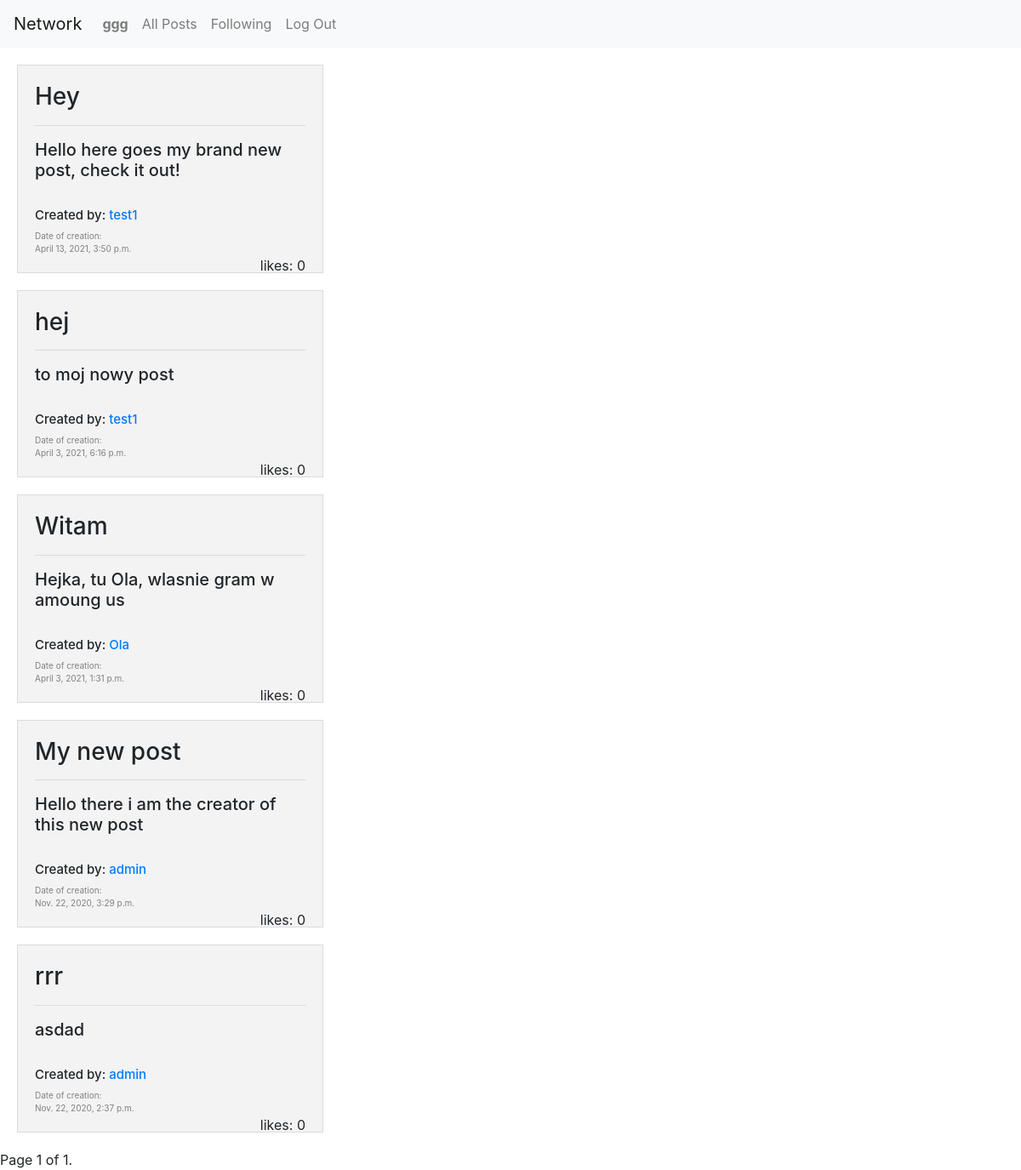
Screenshot of /following (signed in) with the database file from the repository.
### network/models.py (models this page shows, shortened)
class User(AbstractUser):
    def __str__(self):
        return self.username

class Post(models.Model):
    title = models.CharField(max_length=64)
    text = models.TextField()
    likes = models.IntegerField()
    creation_date = models.DateTimeField()
    author = models.ForeignKey(User, on_delete=models.CASCADE, blank=True, related_name="author")

### network/views.py (the view)
# urls.py: path("following", views.following, name="following"),
def following(request):
    user = request.user
    following = Profile.objects.get(user = user).following.all()
    posts = []
    for f in following:
        author = User.objects.get(id = f.id)
        posts += Post.objects.filter( author = author).order_by("-creation_date").all()
    posts.sort(key=lambda r: r.creation_date, reverse=True)
    paginator = Paginator(posts, 10)
    page_number = request.GET.get('page')
    page_obj = paginator.get_page(page_number)
    return render(request, 'network/following.html', {'page_obj': page_obj})

### network/templates/network/following.html (shortened to what this page needs)
{% extends "network/layout.html" %}
{% load static %}
{% block new_post %}
{% for post in page_obj %}
<div class="post">
    <h3>{{post.title}}</h3>
    <hr>
    <h5>{{post.text}}</h5>
    <br>
    <div class="get-user">
        <h5 style="font-size: 15px;">Created by: <a href="{% url 'user' %}">{{post.author}}</a></h5>
    </div>
    <div class="date">
        Date of creation: <br>
        {{post.creation_date}}
    </div>
    <div class="likes">
        likes: {{post.likes}}
    </div>
</div>
{% endfor %}
<div class="pagination">
    <span class="step-links">
        <span class="current">
            Page {{ page_obj.number }} of {{ page_obj.paginator.num_pages }}.
        </span>
    </span>
</div>
{% endblock %}

### network/templates/network/layout.html (shortened to what this page needs)
{% load static %}
<!DOCTYPE html>
<html lang="en">
    <head>
        <link rel="stylesheet" href="https://stackpath.bootstrapcdn.com/bootstrap/4.4.1/css/bootstrap.min.css">
        <link href="{% static 'network/styles.css' %}" rel="stylesheet">
    </head>
    <body>
        <nav class="navbar navbar-expand-lg navbar-light bg-light">
            <a class="navbar-brand" href="{% url 'index' %}">Network</a>
            <div>
              <ul class="navbar-nav mr-auto">
                {% if user.is_authenticated %}
                    <li class="nav-item">
                        <a class="nav-link" href="{% url 'user' %}"><strong>{{ user.username }}</strong></a>
                    </li>
                {% endif %}
                <li class="nav-item">
                  <a class="nav-link" href="{% url 'allPosts' %}">All Posts</a>
                </li>
                {% if user.is_authenticated %}
                    <li class="nav-item">
                        <a class="nav-link" href="{% url 'following' %}">Following</a>
                    </li>
                    <li class="nav-item">
                        <a class="nav-link" href="{% url 'logout' %}">Log Out</a>
                    </li>
                {% endif %}
              </ul>
            </div>
          </nav>
        <div class="new_post">
            {% block new_post %}
            {% endblock %}
        </div>
    </body>
</html>

### network/static/network/styles.css (style rules this page uses)
.post { height: 20%; width: 30%; background-color: #f3f3f3; border: 1px solid rgb(221, 218, 218); padding: 20px; margin: 20px; }
.date { font-size: 10px; color: gray; }
.likes { float: right; }

### rows the page displays
User: username "ggg"
Post: title "Hey", text "Hello here goes my brand new post, check it out!", author "test1", creation_date "April 13, 2021, 3:50 p.m.", likes "0"
Post: title "hej", text "to moj nowy post", author "test1", creation_date "April 3, 2021, 6:16 p.m.", likes "0"
Post: title "Witam", text "Hejka, tu Ola, wlasnie gram w amoung us", author "Ola", creation_date "April 3, 2021, 1:31 p.m.", likes "0"
Post: title "My new post", text "Hello there i am the creator of this new post", author "admin", creation_date "Nov. 22, 2020, 3:29 p.m.", likes "0"
Post: title "rrr", text "asdad", author "admin", creation_date "Nov. 22, 2020, 2:37 p.m.", likes "0"

### other values shown
{{ page_obj.number }} "1"
{{ page_obj.paginator.num_pages }} "1"
